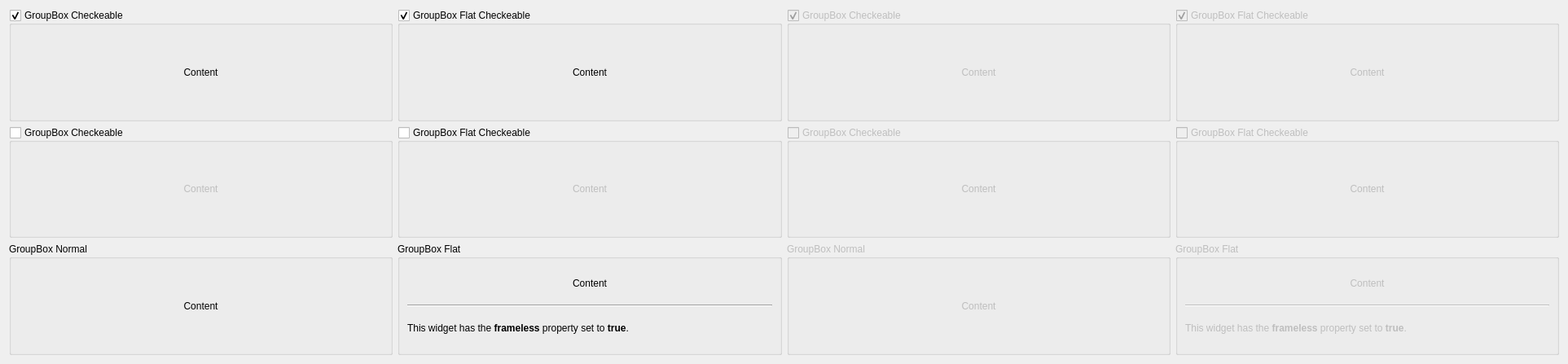
          <widget class="QWidget" name="page_25">
           <property name="geometry">
            <rect>
             <x>0</x>
             <y>0</y>
             <width>1925</width>
             <height>447</height>
            </rect>
           </property>
           <attribute name="label">
            <string>Group Boxes</string>
           </attribute>
           <layout class="QGridLayout" name="gridLayout_7">
            <item row="0" column="3">
             <layout class="QVBoxLayout" name="verticalLayout_10">
              <item>
               <widget class="QGroupBox" name="groupBox_20">
                <property name="enabled">
                 <bool>false</bool>
                </property>
                <property name="title">
                 <string>GroupBox Flat Checkeable</string>
                </property>
                <property name="flat">
                 <bool>true</bool>
                </property>
                <property name="checkable">
                 <bool>true</bool>
                </property>
                <property name="checked">
                 <bool>true</bool>
                </property>
                <property name="frameless" stdset="0">
                 <bool>true</bool>
                </property>
                <layout class="QGridLayout" name="gridLayout_67">
                 <item row="0" column="0">
                  <widget class="QLabel" name="label_69">
                   <property name="text">
                    <string>Content</string>
                   </property>
                   <property name="alignment">
                    <set>Qt::AlignmentFlag::AlignCenter</set>
                   </property>
                  </widget>
                 </item>
                </layout>
               </widget>
              </item>
              <item>
               <widget class="QGroupBox" name="groupBox_21">
                <property name="enabled">
                 <bool>false</bool>
                </property>
                <property name="title">
                 <string>GroupBox Flat Checkeable</string>
                </property>
                <property name="flat">
                 <bool>true</bool>
                </property>
                <property name="checkable">
                 <bool>true</bool>
                </property>
                <property name="checked">
                 <bool>false</bool>
                </property>
                <property name="frameless" stdset="0">
                 <bool>true</bool>
                </property>
                <layout class="QGridLayout" name="gridLayout_68">
                 <item row="0" column="0">
                  <widget class="QLabel" name="label_70">
                   <property name="text">
                    <string>Content</string>
                   </property>
                   <property name="alignment">
                    <set>Qt::AlignmentFlag::AlignCenter</set>
                   </property>
                  </widget>
                 </item>
                </layout>
               </widget>
              </item>
              <item>
               <widget class="QGroupBox" name="groupBox_22">
                <property name="enabled">
                 <bool>false</bool>
                </property>
                <property name="title">
                 <string>GroupBox Flat</string>
                </property>
                <property name="flat">
                 <bool>true</bool>
                </property>
                <property name="frameless" stdset="0">
                 <bool>true</bool>
                </property>
                <layout class="QGridLayout" name="gridLayout_69">
                 <item row="0" column="0">
                  <widget class="QLabel" name="label_71">
                   <property name="text">
                    <string>Content</string>
                   </property>
                   <property name="alignment">
                    <set>Qt::AlignmentFlag::AlignCenter</set>
                   </property>
                  </widget>
                 </item>
                 <item row="2" column="0">
                  <widget class="QLabel" name="label_52">
                   <property name="text">
                    <string>&lt;html&gt;&lt;head/&gt;&lt;body&gt;&lt;p&gt;This widget has the &lt;span style=&quot; font-weight:700;&quot;&gt;frameless&lt;/span&gt; property set to &lt;span style=&quot; font-weight:700;&quot;&gt;true&lt;/span&gt;.&lt;/p&gt;&lt;/body&gt;&lt;/html&gt;</string>
                   </property>
                   <property name="class" stdset="0">
                    <string>danger</string>
                   </property>
                  </widget>
                 </item>
                 <item row="1" column="0">
                  <widget class="Line" name="line_4">
                   <property name="orientation">
                    <enum>Qt::Orientation::Horizontal</enum>
                   </property>
                  </widget>
                 </item>
                </layout>
               </widget>
              </item>
             </layout>
            </item>
            <item row="0" column="2">
             <layout class="QVBoxLayout" name="verticalLayout_9">
              <item>
               <widget class="QGroupBox" name="groupBox_17">
                <property name="enabled">
                 <bool>false</bool>
                </property>
                <property name="title">
                 <string>GroupBox Checkeable</string>
                </property>
                <property name="checkable">
                 <bool>true</bool>
                </property>
                <layout class="QGridLayout" name="gridLayout_64">
                 <item row="0" column="0">
                  <widget class="QLabel" name="label_66">
                   <property name="text">
                    <string>Content</string>
                   </property>
                   <property name="alignment">
                    <set>Qt::AlignmentFlag::AlignCenter</set>
                   </property>
                  </widget>
                 </item>
                </layout>
               </widget>
              </item>
              <item>
               <widget class="QGroupBox" name="groupBox_18">
                <property name="enabled">
                 <bool>false</bool>
                </property>
                <property name="title">
                 <string>GroupBox Checkeable</string>
                </property>
                <property name="checkable">
                 <bool>true</bool>
                </property>
                <property name="checked">
                 <bool>false</bool>
                </property>
                <layout class="QGridLayout" name="gridLayout_65">
                 <item row="0" column="0">
                  <widget class="QLabel" name="label_67">
                   <property name="text">
                    <string>Content</string>
                   </property>
                   <property name="alignment">
                    <set>Qt::AlignmentFlag::AlignCenter</set>
                   </property>
                  </widget>
                 </item>
                </layout>
               </widget>
              </item>
              <item>
               <widget class="QGroupBox" name="groupBox_19">
                <property name="enabled">
                 <bool>false</bool>
                </property>
                <property name="title">
                 <string>GroupBox Normal</string>
                </property>
                <layout class="QGridLayout" name="gridLayout_66">
                 <item row="0" column="0">
                  <widget class="QLabel" name="label_68">
                   <property name="text">
                    <string>Content</string>
                   </property>
                   <property name="alignment">
                    <set>Qt::AlignmentFlag::AlignCenter</set>
                   </property>
                  </widget>
                 </item>
                </layout>
               </widget>
              </item>
             </layout>
            </item>
            <item row="0" column="0">
             <layout class="QVBoxLayout" name="verticalLayout_4">
              <item>
               <widget class="QGroupBox" name="groupBox_11">
                <property name="title">
                 <string>GroupBox Checkeable</string>
                </property>
                <property name="checkable">
                 <bool>true</bool>
                </property>
                <layout class="QGridLayout" name="gridLayout_34">
                 <item row="0" column="0">
                  <widget class="QLabel" name="label_17">
                   <property name="text">
                    <string>Content</string>
                   </property>
                   <property name="alignment">
                    <set>Qt::AlignmentFlag::AlignCenter</set>
                   </property>
                  </widget>
                 </item>
                </layout>
               </widget>
              </item>
              <item>
               <widget class="QGroupBox" name="groupBox_15">
                <property name="title">
                 <string>GroupBox Checkeable</string>
                </property>
                <property name="checkable">
                 <bool>true</bool>
                </property>
                <property name="checked">
                 <bool>false</bool>
                </property>
                <layout class="QGridLayout" name="gridLayout_35">
                 <item row="0" column="0">
                  <widget class="QLabel" name="label_18">
                   <property name="text">
                    <string>Content</string>
                   </property>
                   <property name="alignment">
                    <set>Qt::AlignmentFlag::AlignCenter</set>
                   </property>
                  </widget>
                 </item>
                </layout>
               </widget>
              </item>
              <item>
               <widget class="QGroupBox" name="groupBox_12">
                <property name="title">
                 <string>GroupBox Normal</string>
                </property>
                <layout class="QGridLayout" name="gridLayout_40">
                 <item row="0" column="0">
                  <widget class="QLabel" name="label_19">
                   <property name="text">
                    <string>Content</string>
                   </property>
                   <property name="alignment">
                    <set>Qt::AlignmentFlag::AlignCenter</set>
                   </property>
                  </widget>
                 </item>
                </layout>
               </widget>
              </item>
             </layout>
            </item>
            <item row="0" column="1">
             <layout class="QVBoxLayout" name="verticalLayout_5">
              <item>
               <widget class="QGroupBox" name="groupBox_16">
                <property name="title">
                 <string>GroupBox Flat Checkeable</string>
                </property>
                <property name="flat">
                 <bool>true</bool>
                </property>
                <property name="checkable">
                 <bool>true</bool>
                </property>
                <property name="checked">
                 <bool>true</bool>
                </property>
                <property name="frameless" stdset="0">
                 <bool>true</bool>
                </property>
                <layout class="QGridLayout" name="gridLayout_45">
                 <item row="0" column="0">
                  <widget class="QLabel" name="label_21">
                   <property name="text">
                    <string>Content</string>
                   </property>
                   <property name="alignment">
                    <set>Qt::AlignmentFlag::AlignCenter</set>
                   </property>
                  </widget>
                 </item>
                </layout>
               </widget>
              </item>
              <item>
               <widget class="QGroupBox" name="groupBox_14">
                <property name="title">
                 <string>GroupBox Flat Checkeable</string>
                </property>
                <property name="flat">
                 <bool>true</bool>
                </property>
                <property name="checkable">
                 <bool>true</bool>
                </property>
                <property name="checked">
                 <bool>false</bool>
                </property>
                <property name="frameless" stdset="0">
                 <bool>true</bool>
                </property>
                <layout class="QGridLayout" name="gridLayout_46">
                 <item row="0" column="0">
                  <widget class="QLabel" name="label_22">
                   <property name="text">
                    <string>Content</string>
                   </property>
                   <property name="alignment">
                    <set>Qt::AlignmentFlag::AlignCenter</set>
                   </property>
                  </widget>
                 </item>
                </layout>
               </widget>
              </item>
              <item>
               <widget class="QGroupBox" name="groupBox_13">
                <property name="title">
                 <string>GroupBox Flat</string>
                </property>
                <property name="flat">
                 <bool>true</bool>
                </property>
                <property name="frameless" stdset="0">
                 <bool>true</bool>
                </property>
                <layout class="QGridLayout" name="gridLayout_43">
                 <item row="0" column="0">
                  <widget class="QLabel" name="label_20">
                   <property name="text">
                    <string>Content</string>
                   </property>
                   <property name="alignment">
                    <set>Qt::AlignmentFlag::AlignCenter</set>
                   </property>
                  </widget>
                 </item>
                 <item row="2" column="0">
                  <widget class="QLabel" name="label_32">
                   <property name="text">
                    <string>&lt;html&gt;&lt;head/&gt;&lt;body&gt;&lt;p&gt;This widget has the &lt;span style=&quot; font-weight:700;&quot;&gt;frameless&lt;/span&gt; property set to &lt;span style=&quot; font-weight:700;&quot;&gt;true&lt;/span&gt;.&lt;/p&gt;&lt;/body&gt;&lt;/html&gt;</string>
                   </property>
                   <property name="class" stdset="0">
                    <string>danger</string>
                   </property>
                  </widget>
                 </item>
                 <item row="1" column="0">
                  <widget class="Line" name="line_3">
                   <property name="orientation">
                    <enum>Qt::Orientation::Horizontal</enum>
                   </property>
                  </widget>
                 </item>
                </layout>
               </widget>
              </item>
             </layout>
            </item>
           </layout>
          </widget>
